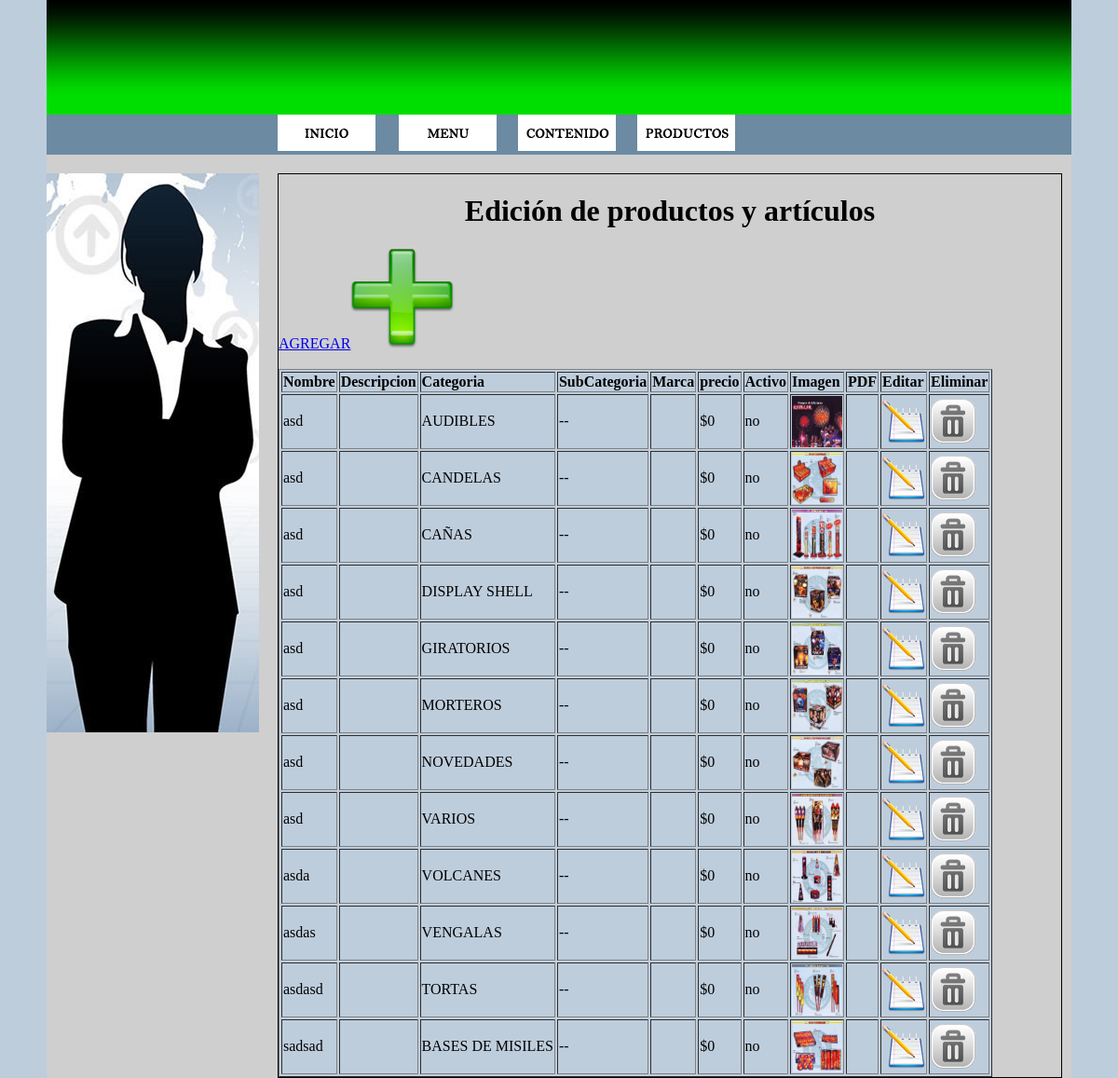
/site/admin/controller/mostrarProductos.php (signed in), run on the app's committed database.
### tables this page shows
CREATE TABLE `productos` (
  `id` int(11) NOT NULL AUTO_INCREMENT,
  `nombre` varchar(250) DEFAULT NULL,
  `descripcion` text,
  `categoria` varchar(250) DEFAULT NULL,
  `item` varchar(250) DEFAULT NULL,
  `marca` varchar(250) DEFAULT NULL,
  `precio` int(11) DEFAULT '0',
  `activo` varchar(2) DEFAULT 'si',
  `imagen` varchar(500) DEFAULT NULL,
  `pdf` varchar(500) DEFAULT NULL,
  `imagen2` varchar(500) DEFAULT NULL,
  `imagen3` varchar(500) DEFAULT NULL,
  PRIMARY KEY (`id`)
);

### site/admin/models/settings/class.mysql.php (called while the page is built, shortened)
<?php
class Mysql
	{
		private $linkDB;
		private function Connect($host = '', $user = '', $pass = '', $database='')
		{
			$this->linkDB = mysql_connect($host, $user, $pass);
		}
		private function isConnected()
		{
			return TRUE;
		}
		public function Query($consulta)
		{
			$result = mysql_query($consulta, $this->linkDB);
			return $result;
		}
	}
?>

### site/admin/models/class_producto.php (called while the page is built, shortened)
<?php
require_once("settings/class.mysql.php");
class Producto
{
    private $DB;
    private $errores=array();
    function Producto()
    {
        $this->DB= new Mysql();
    }
    function mostrarProducto()
    {
        $contactos = array();
        $query="select * from productos order by nombre asc";
        $resultado=$this->DB->Query($query);
        if(! $resultado)
        {
            $this->errores['mostrar'] = 'no es posible mostrar los datos';
            return false;
        }
        else
        {
            while($reg = mysql_fetch_assoc($resultado))
            {
                $contactos[] = $reg;
            }
        }
        return $contactos;
    }
}
?>

### site/admin/view/mostrarProductos.php (the view, shortened to what this page needs)
<!DOCTYPE html PUBLIC "-//W3C//DTD XHTML 1.0 Transitional//EN" "http://www.w3.org/TR/xhtml1/DTD/xhtml1-transitional.dtd">
<html xmlns="http://www.w3.org/1999/xhtml">
<head>
<link rel="stylesheet" href="../css/my-acount.css" media="all"/>
<link rel="stylesheet" href="../css/categorias.css" media="all"/>
</head>
<body>
    <div id="global">
        <div id="header">
        </div>
        <div id="menu">
            <div class="item">
                <img class="imgitem" src="../images/binicio.png"/>
            </div>
            <div class="item1">
                <img class="imgitem1" src="../images/bmenu.png"/>
            </div>
            <div class="item2">
                <img class="imgitem2" src="../images/bcontenido.png"/>
            </div>
             <div class="item3">
                <img class="imgitem3" src="../images/bproductos.png"/>
            </div>
        </div>
        <div id="sidebar">
        </div>
        <div id="contenido">
            <h1>Edici&oacute;n de productos y art&iacute;culos </h1>
           <div id="categorias">
               <a class="mas" href="../controller/insertProductos.php">AGREGAR<img class="mas" border="0" src="../images/mas.png" alt="Agregar"/></a>
               <br/>
               <br/>
                <table border="1">
                    <tr>
                        <td><b>Nombre</b></td>
                        <td><b>Descripcion</b></td>
                        <td><b>Categoria</b></td>
                        <td><b>SubCategoria</b></td>
                        <td><b>Marca</b></td>
                        <td><b>precio</b></td>
                        <td><b>Activo</b></td>
                        <td><b>Imagen</b></td>
                        <td><b>PDF</b></td>
                        <td><b>Editar</b></td>
                        <td><b>Eliminar</b></td>
                    </tr>
                  <?php
                  for($i=0;$i<sizeof($ver);$i++)
                  {
                  ?>
                    <tr>
                        <td><?php echo $ver[$i]["nombre"] ;?></td>
                        <td><?php echo $ver[$i]["descripcion"] ;?></td>
                        <td><?php echo $ver[$i]["categoria"] ;?></td>
                        <td><?php echo $ver[$i]["item"] ;?></td>
                        <td><?php echo $ver[$i]["marca"] ;?></td>
                        <td>$<?php echo $ver[$i]["precio"] ;?></td>
                        <td><?php echo $ver[$i]["activo"] ;?></td>
                        <?php
                        if($ver[$i]["imagen"] != "" )
                        {
                        ?>
                        <td><img width="54" height="55" src="../../upload-images/<?php echo $ver[$i]["imagen"] ;?>"/></td>
                        <?php
                        }
                        else
                        {
                        ?>
                             <td><?php echo $ver[$i]["imagen"] ;?></td>
                        <?php
                        }
                        ?>
                        <?php
                        if($ver[$i]["pdf"] != "" )
                        {
                        ?>
                        <td><a href="../../upload-pdf/<?php echo $ver[$i]["pdf"] ;?>" target="_black"><img src="../images/pdf.png"/></a></td>
                        <?php
                        }
                        else
                        {
                        ?>
                             <td><?php echo $ver[$i]["pdf"] ;?></td>
                        <?php
                        }
                        ?>
                        <td aling="center"> <a href="editarProductos.php?id=<?php echo $ver[$i]['id'];?>"><img border="0" src="../images/editar.png" alt="Editar"/></a></td>
                        <td aling="center"><a href="deleteProductos.php?id=<?php echo $ver[$i]['id'];?>"><img border="0" src="../images/eliminar.png" alt="Eliminar"/></a></td>
                    </tr>
                   <?php
                  }
                   ?>
                </table>
           </div>
        </div>
    </div>
</body>
</html>

### site/admin/controller/mostrarProductos.php (shortened to what this page needs)
<?php
if (isset($_SESSION['user']))
{
                 require_once("../models/class_producto.php");
		 $producto = new Producto();
                 $ver = $producto->mostrarProducto();
                 require_once("../view/mostrarProductos.php");
}
   else
     {
             header ("location: ../index.php");
     }
?>

### site/admin/css/my-acount.css (style rules this page uses)
body { background-color: #BECDDC; margin: 0px; padding: 0px; text-align: center; }
#global { min-height: 832px; background: #CFCFCF; overflow: auto; width: 1100px; margin: 0 auto; }
#header { width: 100%; height: 123px; background: url(../images/header.jpg); }
#menu { background: url(../images/menu.jpg); width: 100%; height: 43px; text-align: left; }
#menu .item { position: absolute; background-color: #000000; color: aliceblue; width: 105px; float: left; cursor: pointer; margin-left: 248px; }
#menu .item1 { position: absolute; background-color: #000000; color: aliceblue; width: 105px; float: left; cursor: pointer; margin-left: 378px; }
#menu .item2 { position: absolute; background-color: #000000; color: aliceblue; width: 105px; float: left; cursor: pointer; margin-left: 506px; }
#menu .item3 { position: absolute; background-color: #000000; color: aliceblue; width: 105px; float: left; cursor: pointer; margin-left: 634px; }
#sidebar { background: url(../images/sidebar.jpg); width: 228px; height: 600px; float: left; margin-top: 20px; }
#contenido { width: 840px; min-height: 600px; float: left; margin-left: 20px; margin-top: 20px; border: 1px solid; border-color: black; }
table { background-color: #BECDDC; }

### site/admin/css/categorias.css (style rules this page uses)
#categorias { text-align: left; }

### data on the page
productos: nombre "asd", categoria "AUDIBLES", item "--", precio "0", activo "no", imagen (picture)
productos: nombre "asd", categoria "CANDELAS", item "--", precio "0", activo "no", imagen (picture)
productos: nombre "asd", categoria "CAÑAS", item "--", precio "0", activo "no", imagen (picture)
productos: nombre "asd", categoria "DISPLAY SHELL", item "--", precio "0", activo "no", imagen (picture)
productos: nombre "asd", categoria "GIRATORIOS", item "--", precio "0", activo "no", imagen (picture)
productos: nombre "asd", categoria "MORTEROS", item "--", precio "0", activo "no", imagen (picture)
productos: nombre "asd", categoria "NOVEDADES", item "--", precio "0", activo "no", imagen (picture)
productos: nombre "asd", categoria "VARIOS", item "--", precio "0", activo "no", imagen (picture)
productos: nombre "asda", categoria "VOLCANES", item "--", precio "0", activo "no", imagen (picture)
productos: nombre "asdas", categoria "VENGALAS", item "--", precio "0", activo "no", imagen (picture)
productos: nombre "asdasd", categoria "TORTAS", item "--", precio "0", activo "no", imagen (picture)
productos: nombre "sadsad", categoria "BASES DE MISILES", item "--", precio "0", activo "no", imagen (picture)
